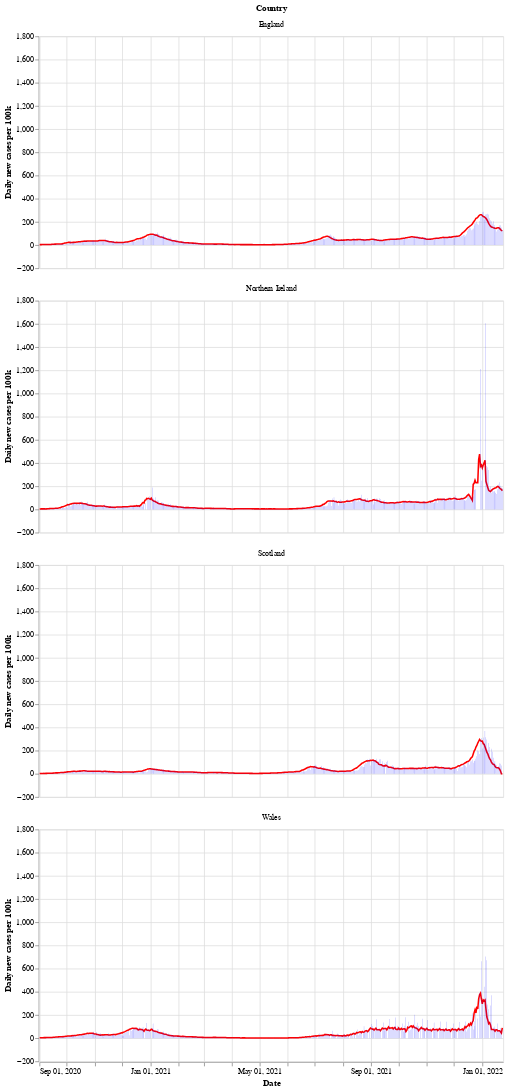

Write notebook code for a chart like this one.
### Markdown cell above
Next is a bar chart of the number of new cases in each country (per 100k population), with the 7 day moving average of cases. Again we see that Wales saw a longer period of raising and falling cases compared to the other countries.

After a period of cases falling, each nation is now seeing a rise in the number of cases - especially in Wales.

### Code cell
# collapse
bars = alt.Chart(uk_cases).mark_bar().encode(
    x=alt.X("yearmonthdate(date):T", axis=alt.Axis(title='Date')),
    y=alt.Y("newCasesRate:Q", axis=alt.Axis(title='Daily new cases per 100k')),
    tooltip='newCasesRate',
    color=alt.condition(
        alt.datum.dailyChange > 0,
        alt.value("orange"),  # The positive color
        alt.value("blue")  # The negative color
    )
).properties(title='New cases per 100k population with rolling 7 day average', width=600).interactive()
line = alt.Chart(uk_cases).mark_line(
    color='red',
    size=2,
).transform_window(
    rolling_mean='mean(newCasesRate)',
    frame=[0, 7],
    groupby=['areaName']
).encode(
    x='yearmonthdate(date):T',
    y='rolling_mean:Q'
)
alt.layer(line, bars, data=uk_cases).facet(alt.Row('areaName', title='Country'), columns=1)

### Figure 1 — Vega-Lite specification as saved in the notebook (floating-point values rounded to 4 significant figures; data arrays with more than 128 entries replaced by an {"elided": "..."} marker saying what was removed)
{"config": {"view": {"continuousWidth": 400, "continuousHeight": 300}}, "data": {"name": "data-a8627a12d441d0ee2343b6e352474a59"}, "facet": {"type": "nominal", "field": "areaName", "title": "Country"}, "spec": {"layer": [{"mark": {"type": "line", "color": "red", "size": 2}, "encoding": {"x": {"type": "temporal", "field": "date", "timeUnit": "yearmonthdate"}, "y": {"type": "quantitative", "field": "rolling_mean"}}, "transform": [{"window": [{"op": "mean", "field": "newCasesRate", "as": "rolling_mean"}], "frame": [0, 7], "groupby": ["areaName"]}]}, {"mark": "bar", "encoding": {"color": {"condition": {"value": "orange", "test": "(datum.dailyChange > 0)"}, "value": "blue"}, "tooltip": {"type": "quantitative", "field": "newCasesRate"}, "x": {"type": "temporal", "axis": {"title": "Date"}, "field": "date", "timeUnit": "yearmonthdate"}, "y": {"type": "quantitative", "axis": {"title": "Daily new cases per 100k"}, "field": "newCasesRate"}}, "selection": {"selector002": {"type": "interval", "bind": "scales", "encodings": ["x", "y"]}}, "title": "New cases per 100k population with rolling 7 day average", "width": 600}]}, "columns": 1, "$schema": "https://vega.github.io/schema/vega-lite/v4.8.1.json", "datasets": {"data-a8627a12d441d0ee2343b6e352474a59": {"elided": "2040 records"}}}
